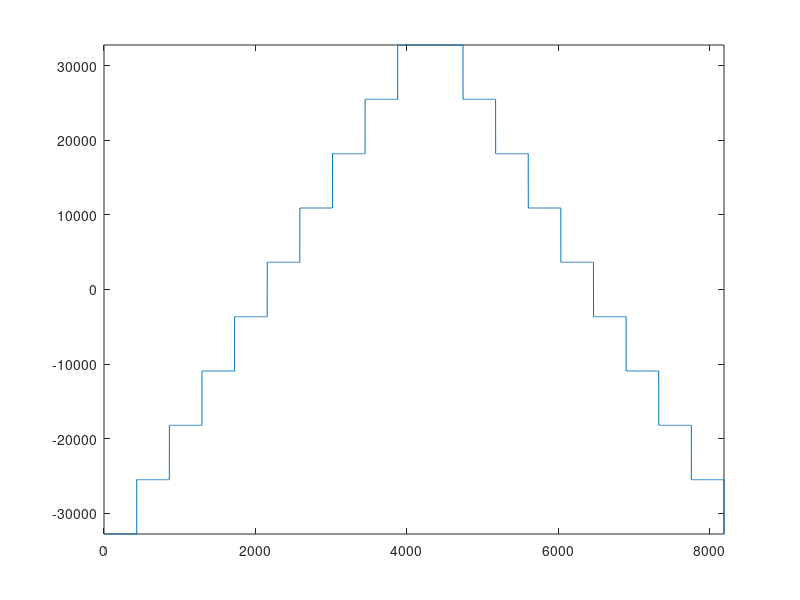

Write MATLAB code to recreate this figure. (Note: this script raises an error after producing the figure.)
% The script uploads an arbitrary waveform to the Aim-TTi signal generator.  
% It is compatible with Aim-TTi TGF4162 and TGF4242 signal generators, which are capable of storing 8192 samples
% (16-bit wide) of an arbitrary waveform.
% https://www.aimtti.com/product-category/function-generators/aim-tgf4000
%
% In the parameter's section at the beginning of the script, you must set the VISA resource string and specify
% which of the four available arbitrary waveform slots you want the waveform to be uploaded to.
%
% Then, at the beginning of the script, utilize MATLAB's capabilities to construct the desired waveform and store 
% it in the array `waveForm` (an array of 8192 int16 elements).  
% The code in the script then transforms data in the `waveForm` to the format supported by the instrument and uploads
% the waveform to the instrument.
%
% The script only stores the waveform in the instrument's memory. Use the instrument's manual controls to select
% the uploaded arbitrary waveform for signal generation and specify the signal frequency, amplitude, and offset.
%
% The script requires the Instrument Control Toolbox.%
%
% Copyright (c) 2025 Viktor Nikolov

clear; % Clear the workspace

%%%%%%%%%% Parameters %%%%%%%%%%
visaResource = 'TCPIP::192.168.44.39::9221::SOCKET';   % The instrument resource string; modify as necessary
arbNumber = 1;         % Set to value 1..4 to select upload of ARB1, ARB2, ARB3 or ARB4
arbName = 'MATLAB';    % Set a name of the arbitrary waveform to be shown on the instrument.
                       % The four arbitrary waveforms must have unique names!

waveFormSize = 256*32; % == 8192, i.e. max. amount of arbitrary waveform samples supported by TGF4162/TGF4242 instruments

%%%%%%% Define the waveform: %%%%%%%
% The waveForm must be an int16 array waveFormSize long.
% It must contain one period of the desired function.

%%% Sample waveform based on sine function: %%%
% x = linspace(0, 2*pi, waveFormSize);
% waveForm = 32767 * ( max( min(sin(x),0.75),-0.25 )+0.05*sin(200*x) );

%%% Sample waveform of a step function: %%%
% Define the 20 step values: 10 steps up, 10 steps down
steps = [linspace(-32767,32767,10) linspace(32767,-32767,10)];
% Create an x-axis vector of 8192 points
x = 1:8192;
% Define the original x positions of 20 steps (evenly spaced along 1 to 8192)
xi = linspace(1, 8192, numel(steps));
% Use 1-D data interpolation with the 'previous' method to spread the steps horizontally
waveForm = interp1(xi, steps, x, 'previous');

%%%%%%%%%%%%%%%%%%%%%%%%%%

% Convert the waveform from double to int16:
waveForm = int16( round(waveForm) );

% Plot the waveform:
fig = figure('Name', 'Arbitrary waveform');
plot( waveForm );
xlim([0, waveFormSize]);
ylim([-32768,32767]);
fig.CurrentAxes.YAxis.Exponent = 3;

% Create VISA Connection to the instrument
sigg = visadev(visaResource);

% Check capabilities of the instrument
writeline(sigg, '*IDN?'); % Get basic identification of the instrument
response = readline(sigg);
if ~contains(response, "TGF4162"|"TGF4242")
    warning("This script is tailored for Aim-TTi TGF4162 and TGF4242 16bit instruments. It needs changes to run with other instruments.");
end

writeline(sigg, sprintf('ARBDEF ARB%d,%s,OFF', arbNumber, arbName));     % Set waveform name, set linear interpolation to off
writeline(sigg, sprintf('ARBRESIZE ARB%d,%d', arbNumber, waveFormSize)); % Set size of the waveform

% Transform the waveform to binary data, which the instrument accepts:
waveFormForInstr = uint16(zeros(1,waveFormSize)); % Pre-allocate the array to the size
for i = 1:waveFormSize
    if waveForm(i) >= 0
        waveFormForInstr(i) = uint16(waveForm(i)); % Positive values are just copied
    else
        % We must transform negative values to two's complement uint16 representation
        v = uint16( abs(waveForm(i)) );
        waveFormForInstr(i) = bitcmp(v) + 1; % Compute two's complement
    end
end

% The instrument expects big-endian int16 but on the PC it's stored as little-endian, so we must swap the bytes
% before we send data to the instrument. Because of this, we previously converted int16 values to uint16 two's complements.
waveFormForInstr = swapbytes(waveFormForInstr);

% Construct the IEEE 488.2 header string, which specifies the lenght of binary data
waveFormSizeStr = num2str(waveFormSize*2);     % Convert the waveform data size to a string (waveFormSize * size of uint16)
N = length(waveFormSizeStr);                   % Determine the number of digits in waveFormSizeStr
ieeeHeader = ['#' num2str(N) waveFormSizeStr]; % Construct the IEEE 488.2 header string

write(sigg, 'ARB' + string(arbNumber) + ' ' + ieeeHeader,'string'); % Start the command for uploading the waveform to the instrument

% Send binary data of the waveform to the instrument in chunks of 256 values
for i = 1:(waveFormSize/256)
    write(sigg, waveFormForInstr( (256*(i-1)+1):(256*i) ), 'uint16');
    % The instrument needs 40 ms to process 256 data points. If we send next piece of data too early, the instrument will hang
    % and become unresponsive.
    pause(0.040); % Pause for 40 ms
end

writeline(sigg, 'LOCAL');  % Sets the instrument state to local mode so it can be operated manually
clear sigg;                % Close connection to the instrument
